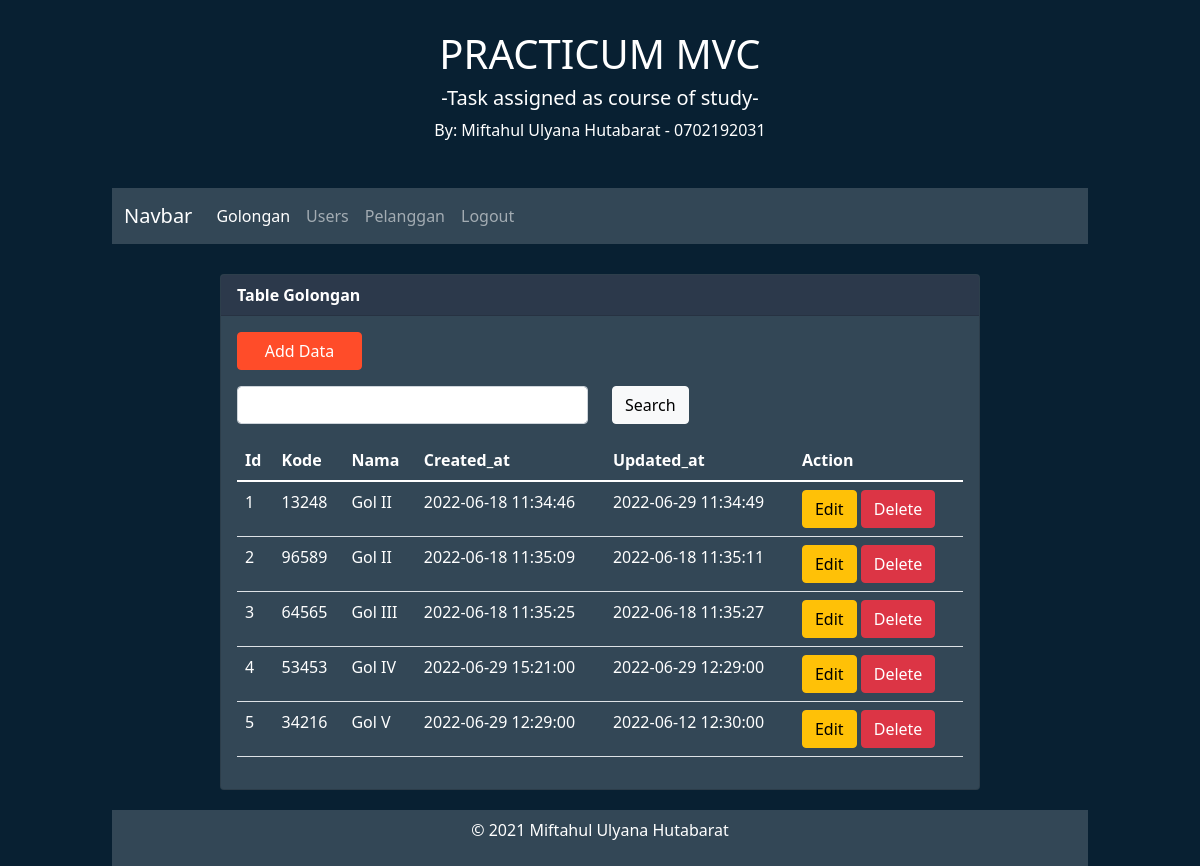
The page /public/index.php on the database its author committed.
### tables this page shows
CREATE TABLE `tb_golongan` (
  `gol_id` tinyint(3) NOT NULL,
  `gol_kode` varchar(10) NOT NULL,
  `gol_nama` varchar(50) DEFAULT NULL,
  `created_at` timestamp NOT NULL DEFAULT current_timestamp() ON UPDATE current_timestamp(),
  `updated_at` datetime DEFAULT NULL,
  PRIMARY KEY (`gol_id`,`gol_kode`)
);

### app/core/Controller.php (called while the page is built, shortened)
<?php
class Controller{
     public function view($view, $data = []){
          require_once("../app/views/" . $view . ".php");
     }
     public function model($model){
          return new $model;
     }
}
?>

### app/controllers/Golongan.php (called while the page is built, shortened)
<?php
class Golongan extends Controller
{
     public function index()
     {
          $data["judul"] = "Golongan";
          $data["golongan"] = $this->model("Golongan_model")->getAllGolongan();
          $this->view("templates/header", $data);
          $this->view("golongan/index", $data);
          $this->view("templates/footer");
     }
}

### app/core/App.php (called while the page is built, shortened)
<?php
class App{
     protected $method = 'index';
     protected $params = [];
     public function __construct(){
          $this->controller = new $this->controller;
          call_user_func_array([$this->controller, $this->method], $this->params);
     }
}

### public/index.php (called while the page is built, shortened)
<?php
$app = new App;

### app/core/Database.php (called while the page is built, shortened)
<?php
class Database{
     private $host       = DB_HOST;
     private $user       = DB_USER;
     private $pass       = DB_PASS;
     private $db_name    = DB_NAME;
     private $dbh;
     private $stmt;
     public function __construct(){
          $dsn = "mysql:host=" . $this->host . ";dbname=" . $this->db_name;
          $option =[
               PDO::ATTR_PERSISTENT => true,
               PDO::ATTR_ERRMODE => PDO::ERRMODE_EXCEPTION
          ];
          try{
               $this->dbh = new PDO($dsn, $this->user, $this->pass, $option);
          }catch(PDOException $e){
               die($e->getMessage());
          }
     }
     public function query($query){
          $this->stmt = $this->dbh->prepare($query);
     }
     public function execute(){
          $this->stmt->execute();
     }
     public function resultSet(){
          $this->execute();
          return $this->stmt->fetchAll(PDO::FETCH_ASSOC);
     }
}
?>

### app/models/Golongan_model.php (called while the page is built, shortened)
<?php
class Golongan_model
{
     private $table = 'tb_golongan';
     private $db;
     public function __construct()
     {
          $this->db = new Database;
     }
     public function getAllGolongan()
     {
          $this->db->query("SELECT * FROM " . $this->table);
          return $this->db->resultSet();
     }
}

### app/views/golongan/index.php (the view, shortened to what this page needs)
<main style="max-width:800px; margin:10px auto;">
     <div class="card" style="background-color:#334756; margin:20px;">
          <div class="card-header" style="background-color:#2C394B; font-weight:bold;">
               Table Golongan
          </div>
          <div class="card-body">
               <div class="mb-3 row">
                    <button type="button" class="btn btn-primary col-sm-2" style="background-color: #FF4C29; border: 1px solid #FF4C29; margin-left:12px;" data-bs-toggle="modal" data-bs-target="#modalCreate">
                         Add Data
                    </button>
               </div>
               <form action="<?php echo BASEURL; ?>/golongan/cari" method="POST">
                    <div class="mb-3 row">
                         <div class="col-sm-6">
                              <input type="text" class="form-control" name="keyword" autofocus>
                         </div>
                         <div class="col-sm-1">
                              <button type="submit" name="btnSearch" class="btn btn-light">Search</button>
                         </div>
                    </div>
               </form>
               <table class="table table-hover text-white">
                    <thead>
                         <tr>
                              <th scope="col">Id</th>
                              <th scope="col">Kode</th>
                              <th scope="col">Nama</th>
                              <th scope="col">Created_at</th>
                              <th scope="col">Updated_at</th>
                              <th colspan="2" scope="col">Action</th>
                         </tr>
                    </thead>
                    <tbody>
                         <?php foreach ($data["golongan"] as $golongan) :
                              $gol_id        =    $golongan["gol_id"];
                              $gol_kode      =    $golongan["gol_kode"];
                              $gol_nama      =    $golongan["gol_nama"];
                              $created_at    =    $golongan["created_at"];
                              $updated_at    =    $golongan["updated_at"];
                         ?>
                              <tr>
                                   <td><?php echo $gol_id; ?></td>
                                   <td><?php echo $gol_kode; ?></td>
                                   <td><?php echo $gol_nama; ?></td>
                                   <td><?php echo $created_at; ?></td>
                                   <td><?php echo $updated_at; ?></td>
                                   <td scope="row">
                                        <button type="button" class="btn btn-warning" data-bs-toggle="modal" data-bs-target="#modalEdit<?php echo $gol_id; ?>">
                                             Edit
                                        </button>
                                        <a href="<?php echo BASEURL; ?>/golongan/hapus/<?php echo $gol_id; ?>" onclick="return confirm('yakin ingin menghapus data?')">
                                             <button type="button" class="btn btn-danger">Delete</button>
                                        </a>
                                   </td>
                              </tr>
                         <?php endforeach; ?>
                    </tbody>
               </table>
          </div>
     </div>
</main>

### app/views/templates/header.php (shortened to what this page needs)
<!DOCTYPE html>
<html lang="en">
<head>
     <link href="<?php echo BASEURL; ?>/css/bootstrap.css" rel="stylesheet">
</head>
<body style="background-color:#082032; color:white;">
     <div class="container" style="max-width:1000px;">
          <header style="color:white; padding:30px; text-align:center;">
               <h1>PRACTICUM MVC</h1>
               <h5>-Task assigned as course of study-</h5>
               <p>By: Miftahul Ulyana Hutabarat - 0702192031</p>
          </header>
          <nav class="navbar navbar-expand-lg navbar-dark" style="background-color: #334756">
               <div class="container-fluid">
                    <a class="navbar-brand" href="#">Navbar</a>
                    <div class="collapse navbar-collapse" id="navbarNavAltMarkup">
                         <div class="navbar-nav">
                              <a class="nav-link active" aria-current="page" href="<?php echo BASEURL; ?>/golongan">Golongan</a>
                              <a class="nav-link" href="<?php echo BASEURL; ?>/users">Users</a>
                              <a class="nav-link" href="<?php echo BASEURL; ?>/pelanggan">Pelanggan</a>
                              <a class="nav-link" href="<?php echo BASEURL; ?>/login">Logout</a>
                         </div>
                    </div>
               </div>
          </nav>

### app/views/templates/footer.php (shortened to what this page needs)
<footer style="text-align:center; padding:8px; background-color: #334756;">
     <p>© 2021 Miftahul Ulyana Hutabarat</p>
</footer>
</div>
</body>
</html>

### rows shown on the page
tb_golongan: gol "1", gol_kode "13248", gol_nama "Gol II", created_at "2022-06-18 11:34:46", updated_at "2022-06-29 11:34:49"
tb_golongan: gol "2", gol_kode "96589", gol_nama "Gol II", created_at "2022-06-18 11:35:09", updated_at "2022-06-18 11:35:11"
tb_golongan: gol "3", gol_kode "64565", gol_nama "Gol III", created_at "2022-06-18 11:35:25", updated_at "2022-06-18 11:35:27"
tb_golongan: gol "4", gol_kode "53453", gol_nama "Gol IV", created_at "2022-06-29 15:21:00", updated_at "2022-06-29 12:29:00"
tb_golongan: gol "5", gol_kode "34216", gol_nama "Gol V", created_at "2022-06-29 12:29:00", updated_at "2022-06-12 12:30:00"
